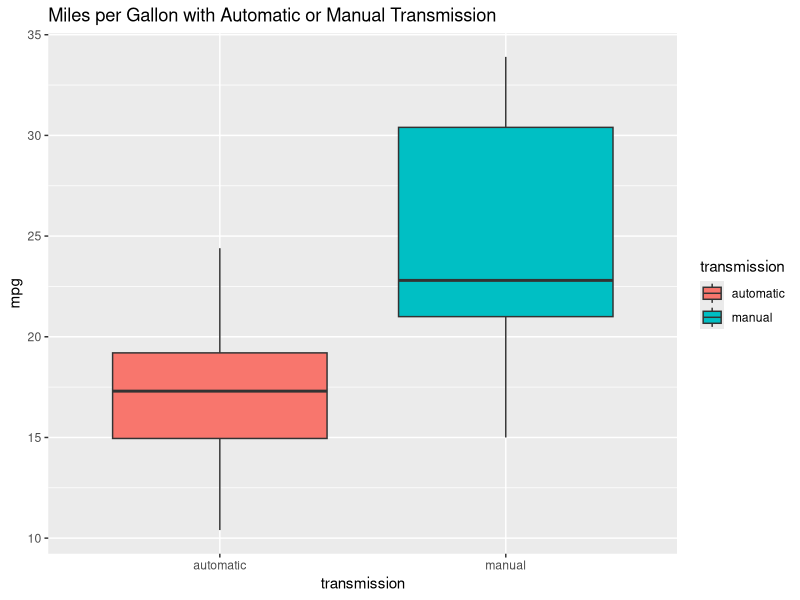

This figure's R source:
# motor_trends.R
# 2015-06-21

# Libraries and options

library(knitr)
library(dplyr)
library(ggplot2)
library(GGally)

# Load and transform data
mt <- tbl_df(mtcars)

# Exploratory analysis

## Take a looka at the variables
str(mt)

## Change some variables to factor for easier plotting
mt <- mt %>%
    mutate(cyl = as.factor(mt$cyl),
           vs = as.factor(mt$vs),
           gear = as.factor(mt$gear),
           carb = as.factor(mt$carb)
          )

# Change the am column (transmission type) to textual form
mt$transmission <- NA
mt <- mutate(mt, transmission = ifelse(mt$am == 0, 'automatic', mt$transmission))
mt <- mutate(mt, transmission = ifelse(mt$am == 1, 'manual', mt$transmission))
mt <- mutate(mt, transmission = as.factor(mt$transmission))

# Pairs plots to see correllations between all the variables
plot1 <- ggpairs(data = mt,
        colour = "transmission")

# Boxplot of transmission type versus mpg
plot2 <- ggplot(data = mt, aes(x = transmission, y = mpg, fill = transmission)) +
    geom_boxplot() +
    labs(title = 'Miles per Gallon with Automatic or Manual Transmission')
  
# Summarise main statistics on mpg against am
transmissionSummary <- mt %>%
            group_by(transmission)%>%
            summarise(count = n(),
                      meanMpg = round(mean(mpg), 1),
                      medianMpg = median(mpg),
                      sdMpg = round(sd(mpg), 1)
                      )

# Regression analysis with linear model

## Drop the textual transmission variable and use factor am instead
mt2 <- select(mt, -(transmission))
mt2 <- mutate(mt2, am = as.factor(mt2$am))

initialModel <- lm(mpg ~ ., data = mt2)
summary(initialModel)

bestModel <- step(initialModel, direction = 'both')
summary(bestModel)

amModel <- lm(mpg ~ am, data = mt2)
summary(amModel)

## anova
anova(amModel, bestModel)

## t-test
t.test(mpg ~ am, data = mt2)
